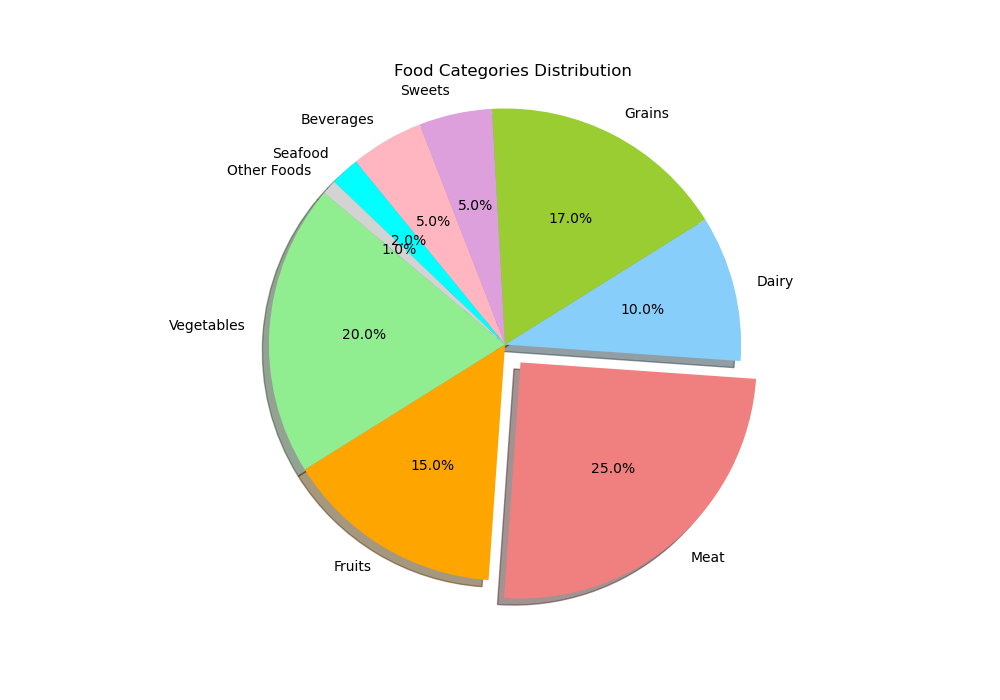

Write Python code to recreate this figure.

import matplotlib.pyplot as plt

# Provided chart table data
data = [
    {'Food Category': 'Vegetables', 'Percentage': 20},
    {'Food Category': 'Fruits', 'Percentage': 15},
    {'Food Category': 'Meat', 'Percentage': 25},
    {'Food Category': 'Dairy', 'Percentage': 10},
    {'Food Category': 'Grains', 'Percentage': 17},
    {'Food Category': 'Sweets', 'Percentage': 5},
    {'Food Category': 'Beverages', 'Percentage': 5},
    {'Food Category': 'Seafood', 'Percentage': 2},
    {'Food Category': 'Other Foods', 'Percentage': 1}
]

# Extracting the 'Food Category' and 'Percentage' data
categories = [item['Food Category'] for item in data]
percentages = [item['Percentage'] for item in data]

# Define colors for each pie slice
colors = [
    'lightgreen', 'orange', 'lightcoral', 'lightskyblue', 
    'yellowgreen', 'plum', 'lightpink', 'aqua', 'lightgrey'
]

# Explode the largest slice for emphasis (in this case 'Meat' at 25%)
explode = [0.1 if category == 'Meat' else 0 for category in categories]

# Create the pie chart
plt.figure(figsize=(10, 7))
plt.pie(percentages, labels=categories, explode=explode, colors=colors,
        autopct='%1.1f%%', startangle=140, shadow=True)

# Display the pie chart with title
plt.title('Food Categories Distribution')
plt.axis('equal')  # Equal aspect ratio ensures the pie chart is circular.

# Show the plot
plt.show()
